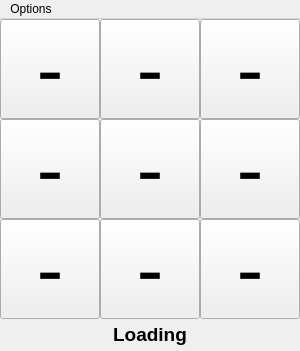
<?xml version="1.0" encoding="UTF-8"?>
<ui version="4.0">
 <class>MainWindow</class>
 <widget class="QMainWindow" name="MainWindow">
  <property name="geometry">
   <rect>
    <x>0</x>
    <y>0</y>
    <width>300</width>
    <height>351</height>
   </rect>
  </property>
  <property name="windowTitle">
   <string>Loading</string>
  </property>
  <widget class="QWidget" name="centralwidget">
   <widget class="QPushButton" name="b1">
    <property name="geometry">
     <rect>
      <x>0</x>
      <y>0</y>
      <width>100</width>
      <height>100</height>
     </rect>
    </property>
    <property name="minimumSize">
     <size>
      <width>0</width>
      <height>0</height>
     </size>
    </property>
    <property name="font">
     <font>
      <pointsize>60</pointsize>
     </font>
    </property>
    <property name="text">
     <string>-</string>
    </property>
   </widget>
   <widget class="QPushButton" name="b2">
    <property name="geometry">
     <rect>
      <x>100</x>
      <y>0</y>
      <width>100</width>
      <height>100</height>
     </rect>
    </property>
    <property name="minimumSize">
     <size>
      <width>0</width>
      <height>0</height>
     </size>
    </property>
    <property name="font">
     <font>
      <pointsize>60</pointsize>
     </font>
    </property>
    <property name="text">
     <string>-</string>
    </property>
   </widget>
   <widget class="QPushButton" name="b3">
    <property name="geometry">
     <rect>
      <x>200</x>
      <y>0</y>
      <width>100</width>
      <height>100</height>
     </rect>
    </property>
    <property name="minimumSize">
     <size>
      <width>0</width>
      <height>0</height>
     </size>
    </property>
    <property name="font">
     <font>
      <pointsize>60</pointsize>
     </font>
    </property>
    <property name="text">
     <string>-</string>
    </property>
   </widget>
   <widget class="QPushButton" name="b4">
    <property name="geometry">
     <rect>
      <x>0</x>
      <y>100</y>
      <width>100</width>
      <height>100</height>
     </rect>
    </property>
    <property name="minimumSize">
     <size>
      <width>0</width>
      <height>0</height>
     </size>
    </property>
    <property name="font">
     <font>
      <pointsize>60</pointsize>
     </font>
    </property>
    <property name="text">
     <string>-</string>
    </property>
   </widget>
   <widget class="QPushButton" name="b5">
    <property name="geometry">
     <rect>
      <x>100</x>
      <y>100</y>
      <width>100</width>
      <height>100</height>
     </rect>
    </property>
    <property name="minimumSize">
     <size>
      <width>0</width>
      <height>0</height>
     </size>
    </property>
    <property name="font">
     <font>
      <pointsize>60</pointsize>
     </font>
    </property>
    <property name="text">
     <string>-</string>
    </property>
   </widget>
   <widget class="QPushButton" name="b6">
    <property name="geometry">
     <rect>
      <x>200</x>
      <y>100</y>
      <width>100</width>
      <height>100</height>
     </rect>
    </property>
    <property name="minimumSize">
     <size>
      <width>0</width>
      <height>0</height>
     </size>
    </property>
    <property name="font">
     <font>
      <pointsize>60</pointsize>
     </font>
    </property>
    <property name="text">
     <string>-</string>
    </property>
   </widget>
   <widget class="QPushButton" name="b7">
    <property name="geometry">
     <rect>
      <x>0</x>
      <y>200</y>
      <width>100</width>
      <height>100</height>
     </rect>
    </property>
    <property name="minimumSize">
     <size>
      <width>0</width>
      <height>0</height>
     </size>
    </property>
    <property name="font">
     <font>
      <pointsize>60</pointsize>
     </font>
    </property>
    <property name="text">
     <string>-</string>
    </property>
   </widget>
   <widget class="QPushButton" name="b8">
    <property name="geometry">
     <rect>
      <x>100</x>
      <y>200</y>
      <width>100</width>
      <height>100</height>
     </rect>
    </property>
    <property name="minimumSize">
     <size>
      <width>0</width>
      <height>0</height>
     </size>
    </property>
    <property name="font">
     <font>
      <pointsize>60</pointsize>
     </font>
    </property>
    <property name="text">
     <string>-</string>
    </property>
   </widget>
   <widget class="QPushButton" name="b9">
    <property name="geometry">
     <rect>
      <x>200</x>
      <y>200</y>
      <width>100</width>
      <height>100</height>
     </rect>
    </property>
    <property name="minimumSize">
     <size>
      <width>0</width>
      <height>0</height>
     </size>
    </property>
    <property name="font">
     <font>
      <pointsize>60</pointsize>
     </font>
    </property>
    <property name="text">
     <string>-</string>
    </property>
   </widget>
   <widget class="QLabel" name="status">
    <property name="geometry">
     <rect>
      <x>0</x>
      <y>300</y>
      <width>300</width>
      <height>30</height>
     </rect>
    </property>
    <property name="font">
     <font>
      <pointsize>14</pointsize>
      <weight>75</weight>
      <italic>false</italic>
      <bold>true</bold>
      <underline>false</underline>
     </font>
    </property>
    <property name="text">
     <string>Loading</string>
    </property>
    <property name="alignment">
     <set>Qt::AlignCenter</set>
    </property>
   </widget>
  </widget>
  <widget class="QMenuBar" name="menubar">
   <property name="geometry">
    <rect>
     <x>0</x>
     <y>0</y>
     <width>300</width>
     <height>21</height>
    </rect>
   </property>
   <widget class="QMenu" name="menuOptions">
    <property name="title">
     <string>Options</string>
    </property>
    <addaction name="a_newGame"/>
    <addaction name="a_setNames"/>
    <addaction name="a_quit"/>
   </widget>
   <addaction name="menuOptions"/>
  </widget>
  <action name="a_newGame">
   <property name="checkable">
    <bool>false</bool>
   </property>
   <property name="enabled">
    <bool>true</bool>
   </property>
   <property name="text">
    <string>New Game</string>
   </property>
  </action>
  <action name="a_quit">
   <property name="text">
    <string>Quit</string>
   </property>
  </action>
  <action name="a_setNames">
   <property name="text">
    <string>Set Names</string>
   </property>
  </action>
 </widget>
 <resources/>
 <connections/>
</ui>
